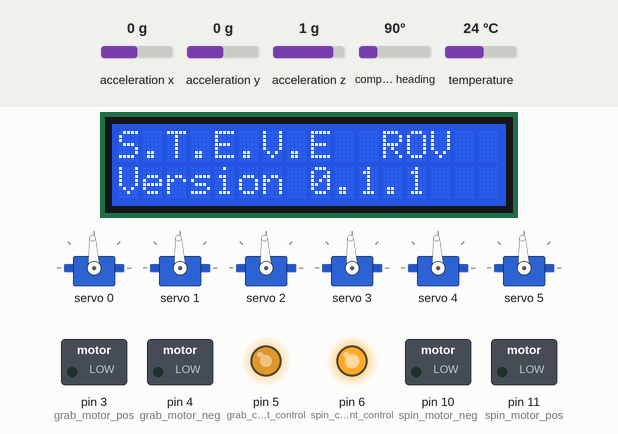
Recording of a sketch running on a simulated Arduino Uno, built with avr-gcc and run on an emulated ATmega328P. On the bench: 16×2 character LCD, 6 × servo, switched loads named in the sketch (green lamp = pin HIGH), output pins drawn as LEDs (lit = HIGH). Inputs (shaded band) come from the test bench; at power-on: compass heading 90°, acceleration x 0 g, acceleration y 0 g, acceleration z 1 g, temperature 24 °C. What the sketch prints to the serial monitor is not drawn.

Above: at 0.1 s.
At 1.2 s:
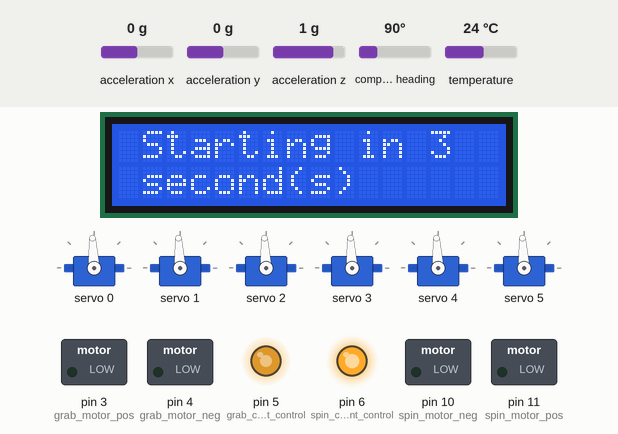
At 7.3 s:
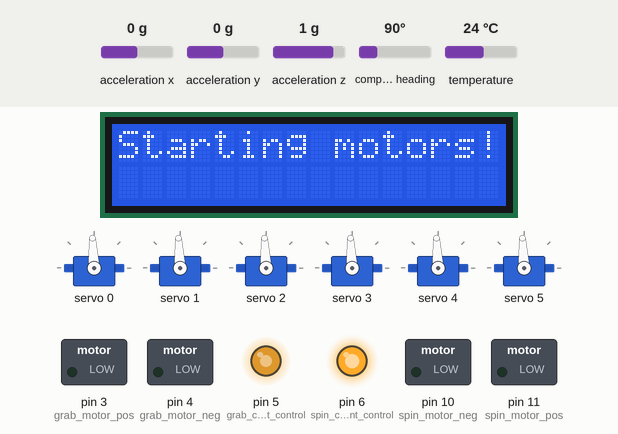
16.0 s: compass heading set to 11°
17.5 s: compass heading set to 8°
Timing chart, 0 to 20.5 s (numbered marks = the images above; inputs shaded):
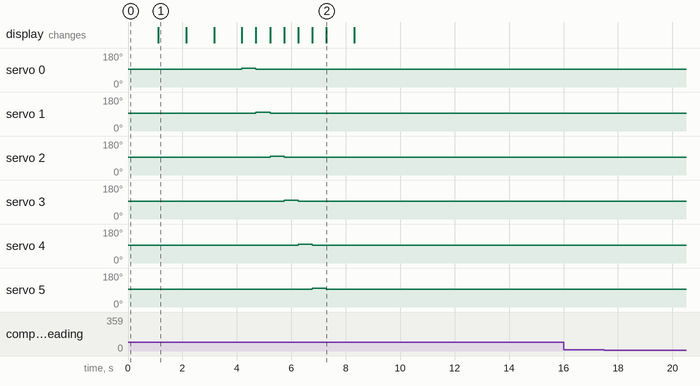

The sketch:

arduino.ino
```cpp
#include <Adafruit_BNO055.h>
#include <Adafruit_LiquidCrystal.h>
#include <Adafruit_PWMServoDriver.h>
#include <Adafruit_Sensor.h>
#include <ArduinoJson.h>
#include <utility/imumaths.h>
#include <Wire.h>

Adafruit_PWMServoDriver pwm = Adafruit_PWMServoDriver();
Adafruit_LiquidCrystal lcd(0);
Adafruit_BNO055 bno = Adafruit_BNO055(55);

#define SERVOMIN 150 // This is the 'minimum' pulse length count (out of 4096)
#define SERVOMAX 600 // This is the 'maximum' pulse length count (out of 4096)
#define USMIN 1100 // This is the rounded 'minimum' microsecond length based on the minimum pulse of 150
#define USMAX 1900 // This is the rounded 'maximum' microsecond length based on the maximum pulse of 600
#define SERVO_FREQ 50 // Analog servos run at ~50 Hz updates
#define MAX_SPEED 64 // maximum motor speed to avoid current spikes

int8_t minIn = -127;  //the minimum input value for the motor speed
int8_t maxIn = 127; //the maximum input value for the motor speed

const int grab_motor_pos = 3;   //blue/in3/out3
const int grab_motor_neg = 4;   //green/in4/out4
const int spin_motor_pos = 11;  //in1/red
const int spin_motor_neg = 10;  //in2/black
const int grab_current_control = 5; // ENB !needs to be capable of analog
const int spin_current_control = 6; // ENA !needs to be capable of analog

int x_velocity = 0;
int y_velocity = 0;
int z_velocity = 0;
int yaw_velocity = 0;
int roll_velocity = 0;
int8_t grab = 0; // grab toggle
int8_t rotate_direction = 0;   //spin right

// speed limits for each individual motor
uint8_t speed_limits[] = {64, 64, 64, 64, 64, 64};
uint8_t speed_mins[] = {0, 0, 0, 0, 0, 0};

// used to compute a rolling average of the acceleration
float x_accel_values[] = {0, 0, 0, 0, 0, 0, 0, 0, 0, 0, 0};
float y_accel_values[] = {0, 0, 0, 0, 0, 0, 0, 0, 0, 0, 0};
float z_accel_values[] = {0, 0, 0, 0, 0, 0, 0, 0, 0, 0, 0};
uint8_t rolling_count = 0;

String receive_data = ""; // data received from serial
String send_data = "";  // data to be send over serial

float average(float input_array[], float array_len) {
    float total = 0;
    for (int i = 0; i < array_len; i++) {
        total += input_array[i];
    }

    return total / (float) array_len;
}

void rotate_gripper(int8_t rotate_direction) {
    switch(rotate_direction) {
        case -1:  // rotate left
            digitalWrite(spin_motor_pos, LOW);
            digitalWrite(spin_motor_neg, HIGH);
            break;
        case 0:  // stop rotating
            digitalWrite(spin_motor_pos, LOW);
            digitalWrite(spin_motor_neg, LOW);
            break;
        case 1:  // rotate right
            digitalWrite(spin_motor_pos, HIGH);
            digitalWrite(spin_motor_neg, LOW);
            break;
        default:
            break;
    }

}

void drive_gripper(int8_t grab) {
    switch(grab) {
        case -1:  // open the claw
            digitalWrite(grab_motor_pos, HIGH);
            digitalWrite(grab_motor_neg, LOW);
            break;
        case 0:  // do nothing
            digitalWrite(grab_motor_pos, LOW);
            digitalWrite(grab_motor_neg, LOW);
            break;
        case 1:  // cloes the claw
            digitalWrite(grab_motor_pos, LOW);
            digitalWrite(grab_motor_neg, HIGH);
            break;
        default:
            break;
    }
}

void toggle_light(bool light) {
    if (light) {
        digitalWrite(2, HIGH);
    } else {
        digitalWrite(2, LOW);
    }
}


void fire_motor(int motor_num, int velocity) {
    // convert the velocity into a microsecond delay that the motor can use
    int microsecond_delay = map(velocity, -127, 127, USMIN, USMAX);
    pwm.writeMicroseconds(motor_num, microsecond_delay);
}

// move the robot left or right
void calc_x(int8_t velocity, int16_t* motor_velocities) {
    // if the velocity is positive, the robot will move right, if the
    // velocity is negative, the robot will move left
    motor_velocities[0] += -velocity; // top left motor should fire backwards
    motor_velocities[1] += velocity; // top right motor should fire forwards
    motor_velocities[2] += -velocity; // bottom left motor should fire forwards
    motor_velocities[3] += velocity; // bottom right motor should fire backwards
}

// move the robot forward or backward
void calc_y(int8_t velocity, int16_t *motor_velocities) {
    // positive velocity makes the robot move forward, negative velocity makes
    // the robot move backward
    motor_velocities[0] += -velocity;
    motor_velocities[1] += -velocity;
    motor_velocities[2] += velocity;
    motor_velocities[3] += velocity;
}

// move the robot up or down
void calc_z(int8_t velocity, int16_t* motor_velocities) {
    // positive velocity makes the robot move up, negative velocity makes the
    // robot move down
    motor_velocities[4] += velocity;
    motor_velocities[5] += velocity;
}

// turn the robot left or right
void calc_yaw(int8_t velocity, int16_t* motor_velocities) {
    // positive velocity makes the robot turn right, negative velocity makes
    // the robot turn left
    motor_velocities[0] += -velocity;
    motor_velocities[1] += velocity;
    motor_velocities[2] += velocity;
    motor_velocities[3] += -velocity;
}

void calc_roll(int8_t velocity, int16_t* motor_velocities) {
    // positive velocity makes the robot move up, negative velocity makes the
    // robot move down
    motor_velocities[4] -= velocity;
    motor_velocities[5] += velocity;
}

void drive_motors(int8_t x_velocity, int8_t y_velocity, int8_t z_velocity,
        int8_t yaw_velocity, int8_t roll_velocity, uint8_t speed_limits[]) {
    int16_t motor_velocities[] = {0, 0, 0, 0, 0, 0};
    calc_x(x_velocity, motor_velocities);
    calc_y(y_velocity, motor_velocities);
    calc_z(z_velocity, motor_velocities);
    calc_yaw(yaw_velocity, motor_velocities);
    calc_roll(roll_velocity, motor_velocities);

    for (uint8_t i = 0; i < 6; i++) {
        // prevent the motors from revving too quickly and drawing too much current
        if (abs(motor_velocities[i]) > speed_limits[i]) {
            // make sure the motor speeds don't exceed the speed limit
            if (motor_velocities[i] > speed_limits[i]) {
                motor_velocities[i] = speed_limits[i];
            } else if (motor_velocities[i] < -speed_limits[i]) {
                motor_velocities[i] = -speed_limits[i];
            }
            // gradually increase the speed limit
            if (speed_limits[i] < 127) {
                speed_limits[i]++;
            }
        }
        /*if (abs(motor_velocities[i]) < speed_mins[i]) {*/
            /*// make sure the motor speeds don't fall below the speed minimums*/
            /*if (motor_velocities[i] < speed_mins[i]) {*/
                /*motor_velocities[i] = speed_mins[i];*/
            /*} else if (motor_velocities > -speed_mins[i]) {*/
                /*motor_velocities[i] = -speed_mins[i];*/
            /*}*/

            /*// gradually decrease the speed min*/
            /*if (speed_mins[i] > 0) {*/
                /*speed_mins[i]--;*/
            /*}*/

        /*}*/
        // if the motor speed falls below half speed, reset the speed limit
        // to prevent it from being able to accelerate freely
        if (abs(motor_velocities[i]) < 32) {
            speed_limits[i] = 32;
        }
        if (abs(motor_velocities[i]) > 64) {
            speed_mins[i] = 64;
        }

    }

    // make sure the motor speeds don't exceed the limit of the PWM
    for (uint8_t i = 0; i < 6; i++) {
        if (motor_velocities[i] > MAX_SPEED) {
            motor_velocities[i] = MAX_SPEED;
        } else if (motor_velocities[i] < -MAX_SPEED) {
            motor_velocities[i] = -MAX_SPEED;
        }

        // below an eigth of the max speed, the motors don't really respond
        if (abs(motor_velocities[i]) < 16) {
            motor_velocities[i] = 0;
        }
    }
    for (uint8_t i = 0; i < 6; i++) {
        fire_motor(i, motor_velocities[i]);
    }
}
void stop_all() {
    for(int i = 0; i < 6; i++) {
        fire_motor(i, 0);
    }
}


void print_velocities(int x_velocity, int y_velocity, int z_velocity,
        int yaw_velocity) {
    lcd.setCursor(0, 0);
    lcd.print("X:    ");
    lcd.setCursor(3, 0);
    lcd.print(x_velocity);

    lcd.setCursor(8, 0);
    lcd.print("Y:    ");
    lcd.setCursor(12, 0);
    lcd.print(y_velocity);
    lcd.print("    ");

    lcd.setCursor(0, 1);
    lcd.print("Z:    ");
    lcd.setCursor(3, 1);
    lcd.print(z_velocity);

    lcd.setCursor(8, 1);
    lcd.print("Yaw:    ");
    lcd.setCursor(12, 1);
    lcd.print(yaw_velocity);
    lcd.print("    ");
}


void setup() {
    pinMode(grab_motor_pos, OUTPUT);
    pinMode(grab_motor_neg, OUTPUT);
    pinMode(spin_motor_pos, OUTPUT);
    pinMode(spin_motor_neg, OUTPUT);
    pinMode(grab_current_control, OUTPUT);
    pinMode(spin_current_control, OUTPUT);
    analogWrite(grab_current_control, 180); // 255 = 5V
    analogWrite(spin_current_control, 255); // 255 = 5V

    Serial.begin(115200);

    bno.begin();
    lcd.begin(16, 2);
    pwm.begin();

    bno.setExtCrystalUse(true);

    pwm.setOscillatorFrequency(27000000);
    pwm.setPWMFreq(SERVO_FREQ);  // Analog servos run at ~50 Hz updates

    stop_all();
    drive_gripper(0);
    rotate_gripper(0);

    lcd.print("S.T.E.V.E  ROV");
    lcd.setCursor(0, 1);
    lcd.print("Version 0.1.1");
    delay(1000);
    lcd.clear();

    // countdown
    for(int i = 3; i > 0; i--) {
        Serial.print("Starting in ");
        Serial.print(i);
        Serial.println(" second(s)!");
        lcd.setCursor(1, 0);
        lcd.print("Starting in ");
        lcd.print(i);
        lcd.setCursor(1, 1);
        lcd.print("second(s)");

        delay(1000);
    }
    lcd.clear();

    for(int i = 0; i < 6; i++) {
        lcd.print("Testing Motor ");
        lcd.print(i);
        fire_motor(i, 20);
        delay(500);
        lcd.clear();
        fire_motor(i, 0);
    }
    lcd.print("Starting motors!");
    delay(1000);
    lcd.clear();
    stop_all();
}

void loop() {
    if(Serial.available() > 0) {
        receive_data = Serial.readStringUntil('\n');

        // creates a json document on the stack
        StaticJsonDocument<256> receive_doc;

        deserializeJson(receive_doc, receive_data);
        // parses data from the json document and stores them as variables
        x_velocity = receive_doc["x"];
        y_velocity = receive_doc["y"];
        z_velocity = receive_doc["z"];
        yaw_velocity = receive_doc["w"];
        roll_velocity = receive_doc["R"];
        grab = receive_doc["g"];
        rotate_direction = receive_doc["r"];

        receive_data = "";
    }
    StaticJsonDocument<128> send_doc;

    sensors_event_t event;
    bno.getEvent(&event);

    imu::Vector<3> accel_vector =
        bno.getVector(Adafruit_BNO055::VECTOR_LINEARACCEL);

    imu::Vector<3> euler_vector =
        bno.getVector(Adafruit_BNO055::VECTOR_EULER);

    // store the last ten accelerometer values
    x_accel_values[rolling_count] = accel_vector.x();
    y_accel_values[rolling_count] = accel_vector.y();
    z_accel_values[rolling_count] = accel_vector.z();

    if(rolling_count >= 10) {
        rolling_count = 0;
    } else {
        rolling_count++;
    }

    // compute a rolling average of the accleration values to filter out noise
    lcd.setCursor(0, 0);
    send_doc["xa"] = accel_vector.x();
    send_doc["ya"] = accel_vector.y();
    send_doc["za"] = accel_vector.z();
    send_doc["xe"] = euler_vector.x();
    send_doc["ye"] = euler_vector.y();
    send_doc["ze"] = euler_vector.z();
    send_doc["t"] = bno.getTemp();

    serializeJson(send_doc, send_data);
    Serial.print("$");  // starting signal
    Serial.print(send_data);
    Serial.print("!");
    send_data = "";


    drive_motors(x_velocity, y_velocity, z_velocity, yaw_velocity, roll_velocity, speed_limits);
    drive_gripper(grab);
    rotate_gripper(rotate_direction);
    delay(10);
}
```

Measured:
- after the input at 16.0 s, every drawn part: stays the same
- after the input at 17.5 s, every drawn part: stays the same
- what the display in image 1 shows lasts 1.0 s, from 1.1 s to 2.1 s
